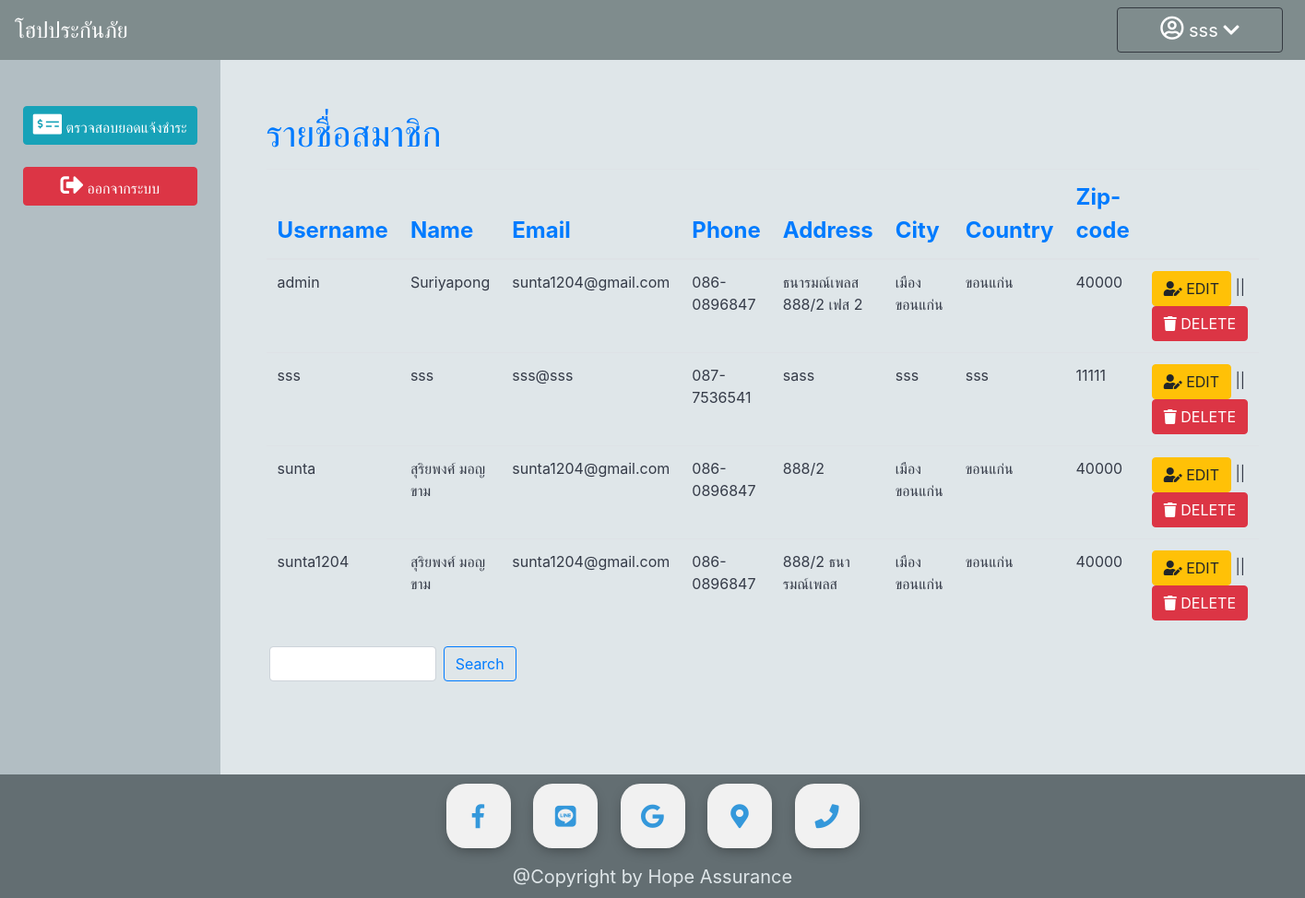
Page /admin/index_admin.php (signed in) on the committed database.
### tables this page shows
CREATE TABLE `member` (
  `member_username` varchar(45) NOT NULL,
  `member_password` varchar(45) NOT NULL,
  `member_name` varchar(100) DEFAULT NULL,
  `member_email` varchar(45) NOT NULL,
  `member_phone` varchar(45) DEFAULT NULL,
  `member_address` varchar(200) DEFAULT NULL,
  `member_city` varchar(45) DEFAULT NULL,
  `member_country` varchar(45) DEFAULT NULL,
  `member_zipcode` int(5) DEFAULT NULL,
  `member_status` enum('A','U') NOT NULL DEFAULT 'U',
  `member_pic` varchar(255) NOT NULL
);

### admin/index_admin.php (the view, shortened to what this page needs)
<?php
  include "../connect.php";
?>
<!DOCTYPE html>
<html>
<head>
	<link rel="stylesheet" href="https://maxcdn.bootstrapcdn.com/bootstrap/4.0.0/css/bootstrap.min.css">
<link rel="stylesheet" href="https://use.fontawesome.com/releases/v5.4.1/css/all.css">
</head>
<body>
	<?php include '../navbar/navbarAdmin.php'; ?>
	<div style="display: flex;">
		<div style="height: 775px; width: 300px; background-color: #b2bec3;">
			<div style="margin: 30px; margin-top: 50px;">
				<div class="form-row">
					<a href="checkPayment.php" class="btn btn-info col-md-12"><i class="fas fa-money-check-alt fa-spin" style="font-size: 25px;"></i>  ตรวจสอบยอดแจ้งชำระ </a>
				</div><br>
				<div class="form-row">
					<a href="../logout/logout.php" class="btn btn-danger col-md-12"><i class="fas fa-sign-out-alt fa-spin" style="font-size: 25px;"></i> ออกจากระบบ </a>
				</div><br>
			</div>
		</div>
		<div style="height: 775px; width: 100%; background-color: #dfe6e9;">
			<div style="margin: 50px;">
				<label class="text-primary" style="font-size: 40px;">รายชื่อสมาชิก</label>
				<div id="table-wrapper">
  					<div id="table-scroll">
				<table class="table table-hover">
					<thead class="text-primary" style="font-size: 24px;">
						<tr>
							<th>Username</th>
							<th>Name</th>
							<th>Email</th>
							<th>Phone</th>
							<th>Address</th>
							<th>City</th>
							<th>Country</th>
							<th>Zip-code</th>
							<th></th>
						</tr>
					</thead>
					<?php while ($row1=$stmt1->fetch()) { ?>
					<tbody style="font-size: 16px; color: #353b48;">
						<tr>
							<td><?=$row1["member_username"] ?></td>
							<td><?=$row1["member_name"] ?></td>
							<td><?=$row1["member_email"] ?></td>
							<td><?=$row1["member_phone"] ?></td>
							<td><?=$row1["member_address"] ?></td>
							<td><?=$row1["member_city"] ?></td>
							<td><?=$row1["member_country"] ?></td>
							<td><?=$row1["member_zipcode"] ?></td>
							<td>
								<button class="btn btn-warning " data-toggle="modal" data-target="#editMember<?=$row1["member_username"] ?>"><i class="fas fa-user-edit"></i> EDIT  </button>  ||
								<button class="btn btn-danger " data-toggle="modal" data-target="#deleteMember<?=$row1["member_username"] ?>"><i class="fas fa-trash"></i> DELETE  </button>
							</td>
						</tr>
					</tbody>
				<?php } ?>
				</table>
				</div>
				</div>
					<div class="form-row">
						<input type="text" name="key" value="" class="form-control col-2 mx-sm-2">
						<button type="submit" class="btn btn-outline-primary">Search</button>
					</div>
			</div>
		</div>
	</div>
</body>
</html>

### footer/styleFooter.css (style rules this page uses)
footer { text-align: center; background: #636e72; }
.copyright { color: #dfe6e9; font-size: 20px; }
.btnlink { display: inline-block; width: 70px; height: 70px; background: #f1f1f1; margin: 10px; border-radius: 30%; box-shadow: 0 5px 15px -5px #00000070; color: #3498db; overflow: hidden; position: relative; }
.btnlink i { line-height: 70px; font-size: 26px; transition: 0.2s linear; }
.btnlink::before { content: ""; position: absolute; width: 120%; height: 120%; background: #3498db; transform: rotate(45deg); left: -110%; top: 90%; }

### rows in the picture
member: member_username "admin", member_name "Suriyapong", member_email "sunta1204@gmail.com", member_phone "086-0896847", member_address "ธนารมณ์เพลส 888/2 เฟส 2", member_city "เมืองขอนแก่น", member_country "ขอนแก่น", member_zipcode "40000"
member: member_username "sss", member_name "sss", member_email "sss@sss", member_phone "087-7536541", member_address "sass", member_city "sss", member_country "sss", member_zipcode "11111"
member: member_username "sunta", member_name "สุริยพงศ์ มอญขาม", member_email "sunta1204@gmail.com", member_phone "086-0896847", member_address "888/2", member_city "เมืองขอนแก่น", member_country "ขอนแก่น", member_zipcode "40000"
member: member_username "sunta1204", member_name "สุริยพงศ์ มอญขาม", member_email "sunta1204@gmail.com", member_phone "086-0896847", member_address "888/2 ธนารมณ์เพลส", member_city "เมืองขอนแก่น", member_country "ขอนแก่น", member_zipcode "40000"

### other values in the picture
$_SESSION["member_name"] "sss"
